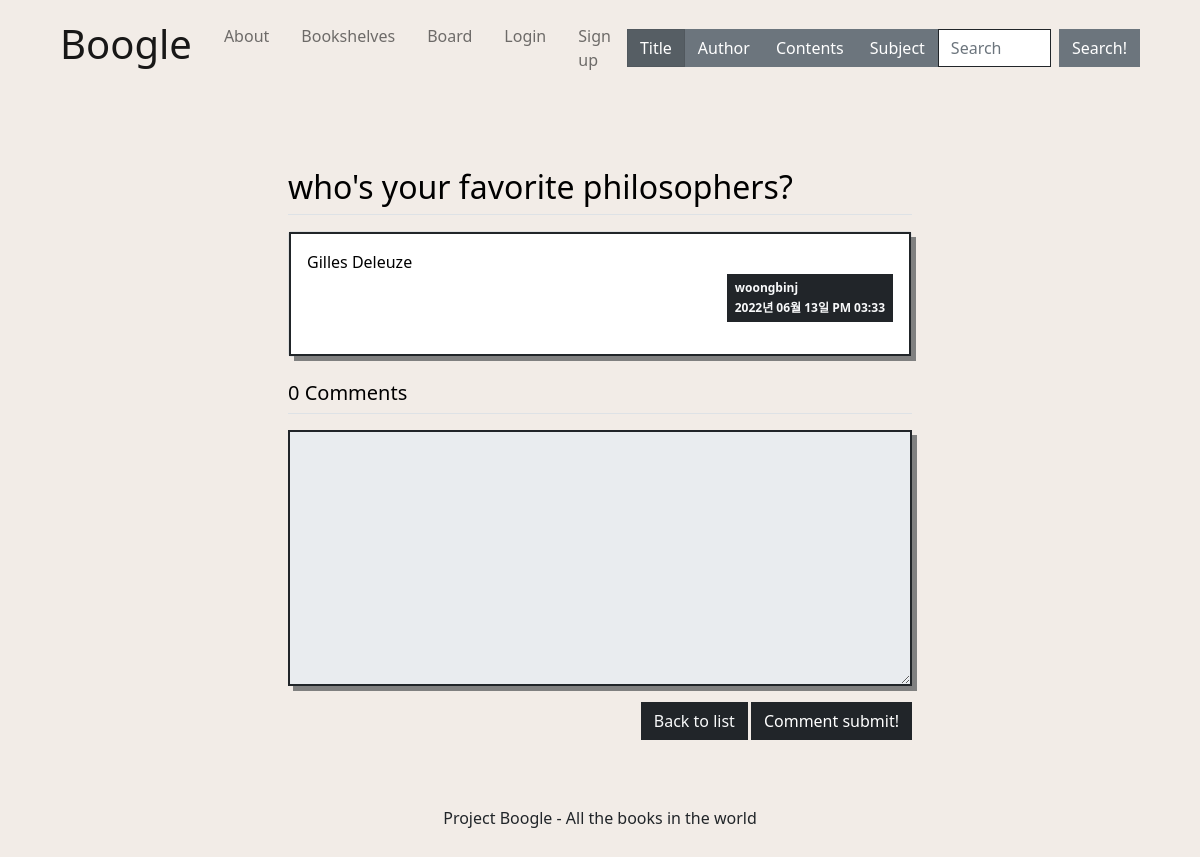
/question/detail/1/, run on an earlier commit of the app's database.
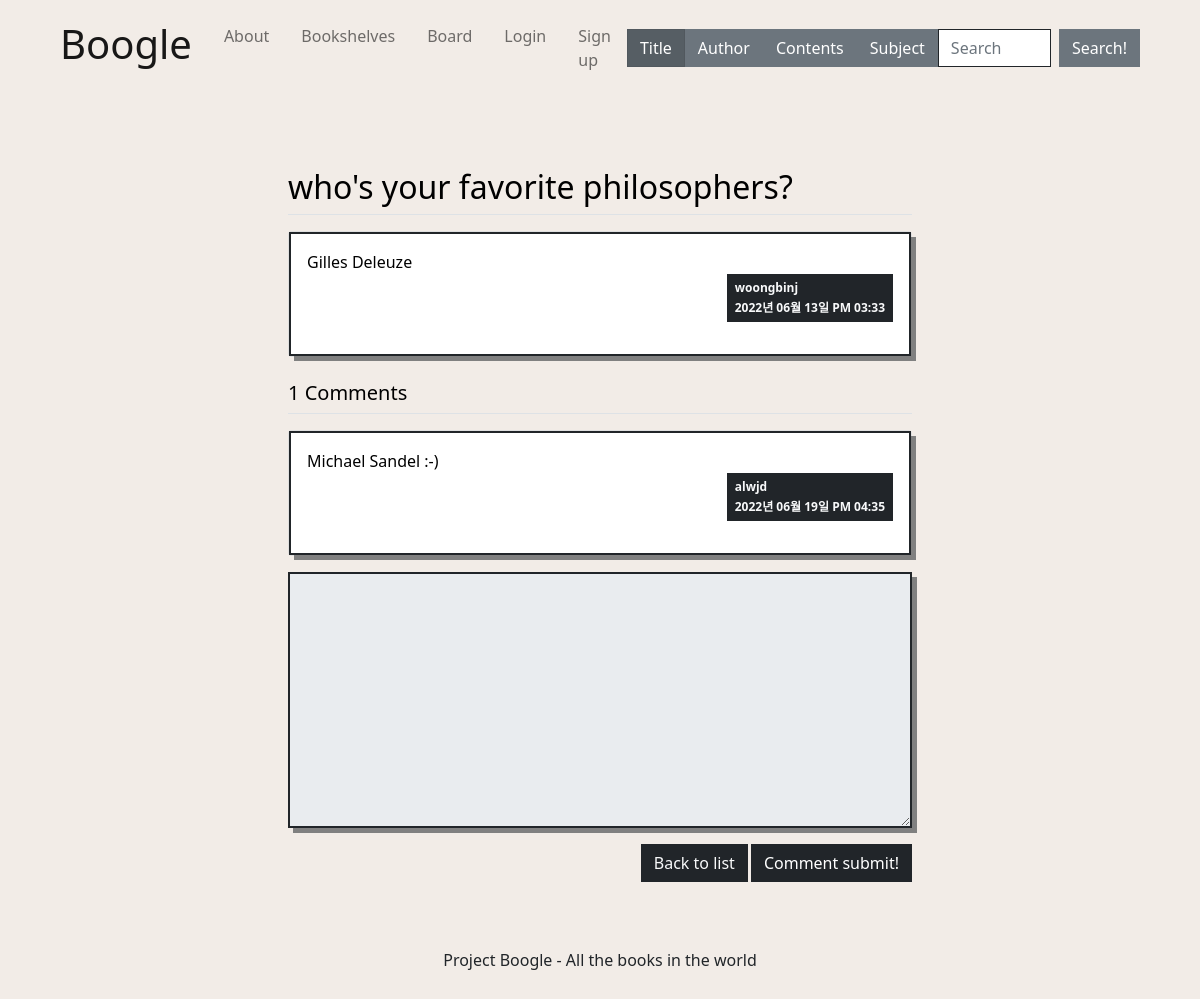
And on a later commit of the database.
### pybo/models.py (models this page shows)
class Question(db.Model):
    id = db.Column(db.Integer, primary_key=True)
    subject = db.Column(db.String(200), nullable=False)
    content = db.Column(db.Text(), nullable=False)
    create_date = db.Column(db.DateTime(), nullable=False)
    modify_date = db.Column(db.DateTime(), nullable=True)
    user_id = db.Column(db.Integer, db.ForeignKey('user.id', ondelete='CASCADE'), nullable=False)
    user = db.relationship('User', backref=db.backref('question_set'))

class User(db.Model):
    __tablename__ = 'user'   #테이블 이름 : user
    id = db.Column(db.Integer, primary_key = True)   #id를 프라이머리키로 설정
    username = db.Column(db.String(8), nullable = False)
    email = db.Column(db.String(32), nullable = False)
    password = db.Column(db.String(64), nullable = False)

class Answer(db.Model):
    id = db.Column(db.Integer, primary_key=True)
    question_id = db.Column(db.Integer, db.ForeignKey('question.id', ondelete='CASCADE'))
    question = db.relationship('Question', backref=db.backref('answer_set', cascade='all, delete-orphan'))
    content = db.Column(db.Text(), nullable=False)
    create_date = db.Column(db.DateTime(), nullable=False)
    modify_date = db.Column(db.DateTime(), nullable=True)
    user_id = db.Column(db.Integer, db.ForeignKey('user.id', ondelete='CASCADE'), nullable=False)
    user = db.relationship('User', backref=db.backref('answer_set'))

### pybo/views/question_views.py (the view)
@bp.route('/detail/<int:question_id>/')
def detail(question_id):
    form = AnswerForm()
    question = Question.query.get_or_404(question_id)
    return render_template('question/question_detail.html', question=question, form=form)

### pybo/forms.py
class AnswerForm(FlaskForm):
    content = TextAreaField('내용', validators=[DataRequired('Content is a required entry.')])

### pybo/filter.py (called while the page is built)
def format_datetime(value, fmt='%Y년 %m월 %d일 %p %I:%M'):
    return value.strftime(fmt)

### pybo/views/auth_views.py (called while the page is built)
@bp.before_app_request
def load_logged_in_user():
    user_id = session.get('user_id')
    if user_id is None:
        g.user = None
    else:
        g.user = User.query.get(user_id)

### pybo/templates/question/question_detail.html (shortened to what this page needs)
{% extends 'main/base.html' %}
{% block head %}
{{ super() }}
    <link rel="stylesheet" href="{{ url_for('static', filename='css/bootstrap.min.css') }}">
    <link rel="stylesheet" href="{{ url_for('static', filename='css/question_detail.css') }}">
{% endblock %}
{% block content %}
    <div class="container my-3">
        <h2 class="border-bottom py-2">{{ question.subject }}</h2>
        <div class="card my-3">
            <div class="card-body border border-dark border-2 rounded-0" style="box-shadow: 5px 5px grey;">
                <div class="card-text" style="white-space: pre-line;">{{ question.content }}</div>
                <div class="d-flex justify-content-end">
                    <div class="badge bg-dark text-light p-2 rounded-0 text-start">
                        <div class="mb-2">{{ question.user.username }}</div>
                        <div>{{ question.create_date|datetime }}</div>
                    </div>
                </div>
            </div>
        </div>
        <h5 class="border-bottom my-3 py-2">{{ question.answer_set|length }} Comments</h5>
        {% for answer in question.answer_set %}
        <div class="card my-3">
            <div class="card-body border border-dark border-2 rounded-0" style="box-shadow: 5px 5px grey;">
                <div class="card-text" style="white-space: pre-line;">{{ answer.content }}</div>
                <div class="d-flex justify-content-end">
                    <div class="badge bg-dark p-2 text-light rounded-0 text-start">
                        <div class="mb-2">{{ answer.user.username }}</div>
                        <div>{{ answer.create_date|datetime }}</div>
                    </div>
                </div>
            </div>
        </div>
        {% endfor %}
        <form action="{{ url_for('answer.create', question_id=question.id) }}" method="post" class="my-3" style="box-shadow: 5px 5px grey;">
            <div class="mb-3">
                <textarea {% if not g.user %}disabled{% endif %} name="content" id="content" class="form-control border border-dark border-2 rounded-0" rows="10"></textarea>
            </div>
            <input type="submit" value="Comment submit!" class="btn btn-dark rounded-0 font-weight-bold" style="float:right; margin-left:3px;">
            <a href="{{ url_for('question.board') }}" class="btn btn-dark text-light rounded-0 font-weight-bold" style="float:right;">Back to list</a>
        </form>
    </div>
{% endblock %}

### pybo/templates/main/base.html (shortened to what this page needs)
<!DOCTYPE html>
<html lang="eng">
    <head>
        {% block head %}
        <link rel="stylesheet" href="{{ url_for('static', filename='css/bootstrap.min.css')}}">
        <link rel="stylesheet" href="https://cdn.jsdelivr.net/npm/bootstrap-icons@1.8.3/font/bootstrap-icons.css">
        <link rel="stylesheet" href="{{ url_for('static', filename='css/base.css')}}">
        {% endblock %}
    </head>
    <body class="d-flex flex-column min-vh-100">
      <nav class="navbar navbar-expand-lg navbar-light bg-transparent mx-5">
        <div class="container-fluid">
          <a class="navbar-brand" href ="{{ url_for('main.index') }}"><h1>Boogle</h1></a>
          <div class="collapse navbar-collapse" id="navbarSupportedContent">
            <ul class="navbar-nav me-auto mb-2 mb-lg-0">
              <li class="nav-item">
                <a class="nav-link m-2" href ="{{ url_for('main.about') }}">About</a>
              </li>
              <li class="nav-item">
                <a class="nav-link m-2" href ="{{ url_for('book.bookshelves') }}">Bookshelves</a>
              </li>
              <li class="nav-item">
                <a class="nav-link m-2" href ="{{ url_for('question.board') }}">Board</a>
              </li>
              {% if g.user %}
                <li class="nav-item">
                  <a class="nav-link m-2" href="{{ url_for('auth.logout') }}">{{ g.user.username }} (Logout)</a>
                </li>
              {% else %}
                <li class="nav-item">
                  <a class="nav-link m-2" href="{{ url_for('auth.login') }}">Login</a>
                </li>
                <li class="nav-item">
                  <a class="nav-link m-2" href="{{ url_for('auth.signup') }}">Sign up</a>
                </li>
              {% endif %}
            </ul>
            <form class="d-flex" method="get" action="{{ url_for('book.search') }}">
              <label class="btn btn-secondary rounded-0" for="option1">Title</label>
              <label class="btn btn-secondary rounded-0" for="option2">Author</label>
              <label class="btn btn-secondary rounded-0" for="option3">Contents</label>
              <label class="btn btn-secondary rounded-0" for="option4">Subject</label>
              <input class="form-control me-2 border-dark rounded-0" type="search" name="book" placeholder="Search" aria-label="Search" id="book" rows="3">
              <button class="btn btn-secondary border-secondary rounded-0" type="submit">Search!</button>
            </form>
          </div>
        </div>
      </nav>
      <section class="m-5">
        <div class="content-container">
          <div class="row gx-4 gx-lg-5 justify-content-center">
            <div class="col-md-8">
              {% block content %}{% endblock %}
            </div>
          </div>
        </div>
      </section>
      <footer class="py-5 mt-auto">
        <div class="page-bottom">
          <div class="copyright">
            Project Boogle - All the books in the world
          </div>
        </div>
      </footer>
    </body>
</html>

### pybo/static/css/base.css (style rules this page uses)
body, html { margin: 0; background: #F2ECE7 !important; color: black; font-family: 'Inter', sans-serif; min-height: 100vh; width: 100%; display: -webkit-box; display: -ms-flexbox; display: flex; -webkit-box-orient: horizontal; -webkit-box-direction: normal; -ms-flex-direction: column; flex-direction: column; -webkit-box-align: center; -ms-flex-align: center; }
* { box-sizing: border-box; }
body { min-height: 100%; }
a:link { color : black; text-decoration: none; }
.content-container { flex:1; color: black; }
.page-bottom { height: 30px; position: relative; transform: translateY(-100%); width: 100%; }
.copyright { text-align: center; }

What changed in the data, as far as the page shows it:
added Answer: content "Michael Sandel :-)", user.username "alwjd", create_date "2022년 06월 19일 PM 04:35"
Also different on the page:
{{ question.answer_set|length }}: "0" → "1"
